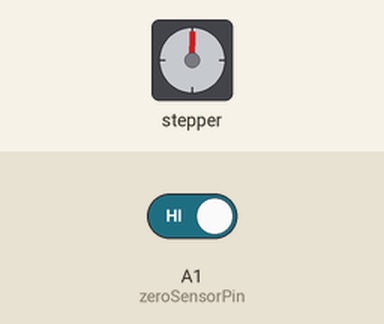
Simulated run of this sketch. Board: Arduino Uno, built with avr-gcc and run on an emulated ATmega328P. Parts: stepper motor. Inputs (shaded band) come from the test bench; at power-on: A1 (zeroSensorPin) HIGH. Stepper angles assume 2048 steps per turn; what the sketch prints to the serial monitor is not drawn. At 1.8 s the program stops and its outputs stay as they are.

Above: at 1.2 s.
1.3 s: A1 (zeroSensorPin) driven LOW
Timing chart, 0 to 3.3 s (numbered marks = the images above; inputs shaded):
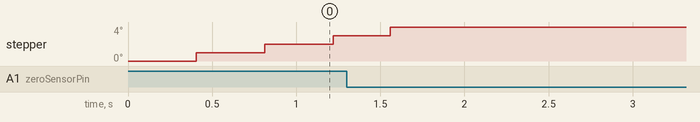

The sketch:

AHN_OH_GAUGE_CALIBRATION.ino
```cpp
#include <AccelStepper.h>

// // Stepper motor control pins ASI
// #define motorPin1 48
// #define motorPin2 46
// #define motorPin3 50
// #define motorPin4 52

// Stepper motor control pins ALT
#define motorPin1 38
#define motorPin2 40
#define motorPin3 42
#define motorPin4 44

// // Stepper motor control pins VVI
// #define motorPin1 32
// #define motorPin2 30
// #define motorPin3 34
// #define motorPin4 36

// // ASI Optical sensor pin
// #define zeroSensorPin A0

// ALT Optical sensor pin
#define zeroSensorPin A1

// // VVI Optical sensor pin
// #define zeroSensorPin A2

// Create AccelStepper instance (full 4-wire drive)
AccelStepper stepper(AccelStepper::FULL4WIRE, motorPin1, motorPin2, motorPin3, motorPin4);

// Variables
long stepCount = 0;
bool firstZeroDetected = false;

void setup() {
  Serial.begin(9600);

  // Setup optical sensor pin
  pinMode(zeroSensorPin, INPUT_PULLUP);

  // Set stepper parameters
  stepper.setMaxSpeed(300);
  stepper.setAcceleration(200);

  Serial.println("Calibrating steps per revolution...");
}

void loop() {

  // Run the motor one step at a time
  stepper.moveTo(stepper.currentPosition() + 1);
  stepper.runToPosition(); // Blocking move — moves one step

  stepCount++;

  // Check optical sensor state
  int sensorState = digitalRead(zeroSensorPin);

  if (sensorState == LOW && !firstZeroDetected) {
    // First time passing zero point
    firstZeroDetected = true;
    Serial.println("First zero detected. Starting count...");
    stepCount = 0;  // Reset counter at first detection
    delay(50);      // Debounce delay
  }
  else if (sensorState == LOW && firstZeroDetected && stepCount > 5) {
    // Second time hitting zero after stepping
    Serial.print("Full revolution step count: ");
    Serial.println(stepCount);
    Serial.println("Calibration complete.");

    // Stop the motor
    while (true);  // Halt program
  }

  delay(2);  // Tiny delay to avoid overshooting
}
```

Measured:
- after the input at 1.3 s, stepper: goes on until 1.6 s, then stays 4°
